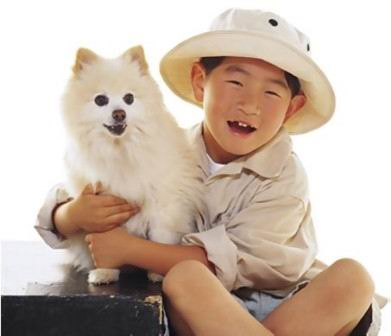
#> input picture dog.jpg, 391 x 336 px
$ jupyter execute lab2.1.ipynb
#> lines starting #> are read from the running program, lines starting #| are printed output that depends on the picture
[cell 1]
import cv2
img = cv2.imread('dog.jpg')
#> img is the input picture: shape (336, 391, 3); mean B, G, R 170.8, 184.6, 202
from cv2 import cvtColor,COLOR_RGB2BGR
img_rgb = cvtColor(img,COLOR_RGB2BGR)

[cell 2]
import matplotlib.pyplot as plt
plt.imshow(img_rgb)
plt.title("Displaying image using Matplotlib")
plt.show()

Observation : Displaying the image using RGB

[cell 3]
import cv2
from cv2 import cvtColor,COLOR_BGR2RGB
import matplotlib.pyplot as plt
img = cv2.imread('cat.jpg')
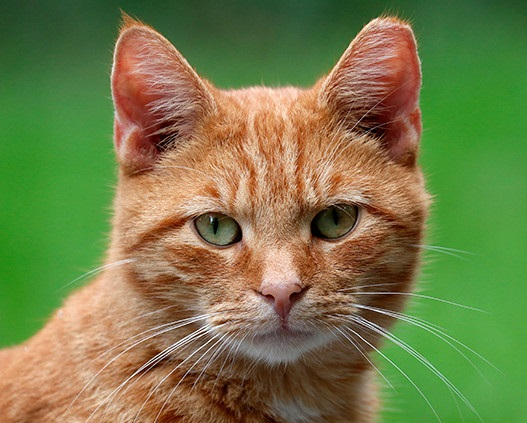
#> input picture cat.jpg, 527 x 423 px
#> img is the input picture: shape (423, 527, 3); mean B, G, R 73, 124.3, 117
print("Channel order [BGR] : ",img[0,0])
#| Channel order [BGR] :  [40 71 34]
plt.imshow(img)
plt.title('Displaying image using Matplotlib')
plt.show()

[cell 4]
img_rgb = cvtColor(img,COLOR_BGR2RGB)
#> img_rgb: shape (423, 527, 3)
print('Channel Order[RGB] : ',img[0,0])
#| Channel Order[RGB] :  [40 71 34]
plt.imshow(img_rgb)
plt.title('Displaying image using Matplotlib')
plt.show()

[cell 5]
import cv2
from cv2 import COLOR_RGB2GRAY
img = cv2.imread('cat.jpg')
print('Before Convertion : ',img[0,0])
#| Before Convertion :  [40 71 34]
img_gray = cv2.cvtColor(img,COLOR_RGB2GRAY)
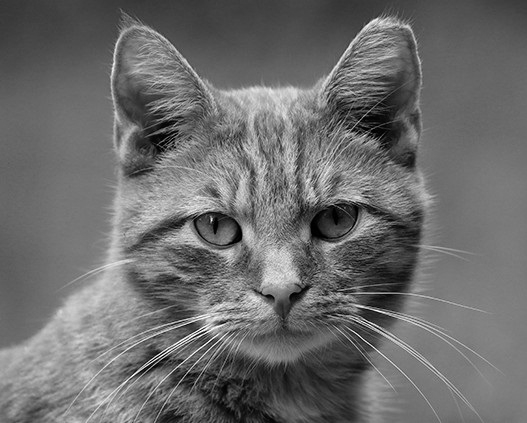
#> img_gray: shape (423, 527); min 0, max 254, mean 108.1
cv2.imshow("Grayscale image",img_gray)
print("After Convertion : ",img[0,0])
#| After Convertion :  [40 71 34]
cv2.waitKey(0)
cv2.destroyAllWindows()

[cell 6]
import cv2
from cv2 import cvtColor
from cv2 import COLOR_RGB2GRAY
import matplotlib.pyplot as plt
img = cv2.imread('cat.jpg')
print('Before Conversion : ',img[0,0])
#| Before Conversion :  [40 71 34]
img_gray = cv2.cvtColor(img,COLOR_RGB2GRAY)
print('After Conversion : ',img[0,0])
#| After Conversion :  [40 71 34]
plt.imshow(img_gray,cmap='gray',vmin=0,vmax=255)
plt.title("Display image using Matplotlib img_rgb")
plt.show()
